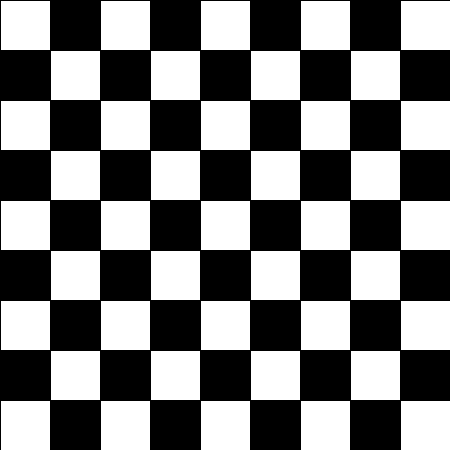
Frame 1 (no input)
Frame 60 (the mouse pressed at the canvas centre just before this capture): identical to frame 1, image omitted
Frame 120 (the mouse held since frame 60 and released just before this capture): identical to frame 1, image omitted

The Processing sketch that drew this single still picture (run headless with seeded random() and noise(); from frame 60 on, the mouse is pressed at the canvas centre):

// Processing sketch: processing_103633
// ── processing_103633.pde

int counter = 0;
void setup() {
  size(450, 450);
  frameRate(20);
  background (0, 0, 0);
  
}

void draw ()
{
  
  
  for (int j = 0; j < 5; j++)
  {
    for (int i = 0; i < 5; i++)
    {
      float xPos = 100 * i;
      float yPos = 100 * j;
      rect(xPos, yPos, 50, 50);

    }
  }
  

  fill(255, 255, 255);
  for (int j = 0; j < 4; j++)
  {
    for (int i = 0; i < 4; i++)
    {
      float xPos = 50 + 100 * i;
      float yPos = 50 + 100 * j;
      rect(xPos, yPos, 50, 50);
      
    }
  }

}
